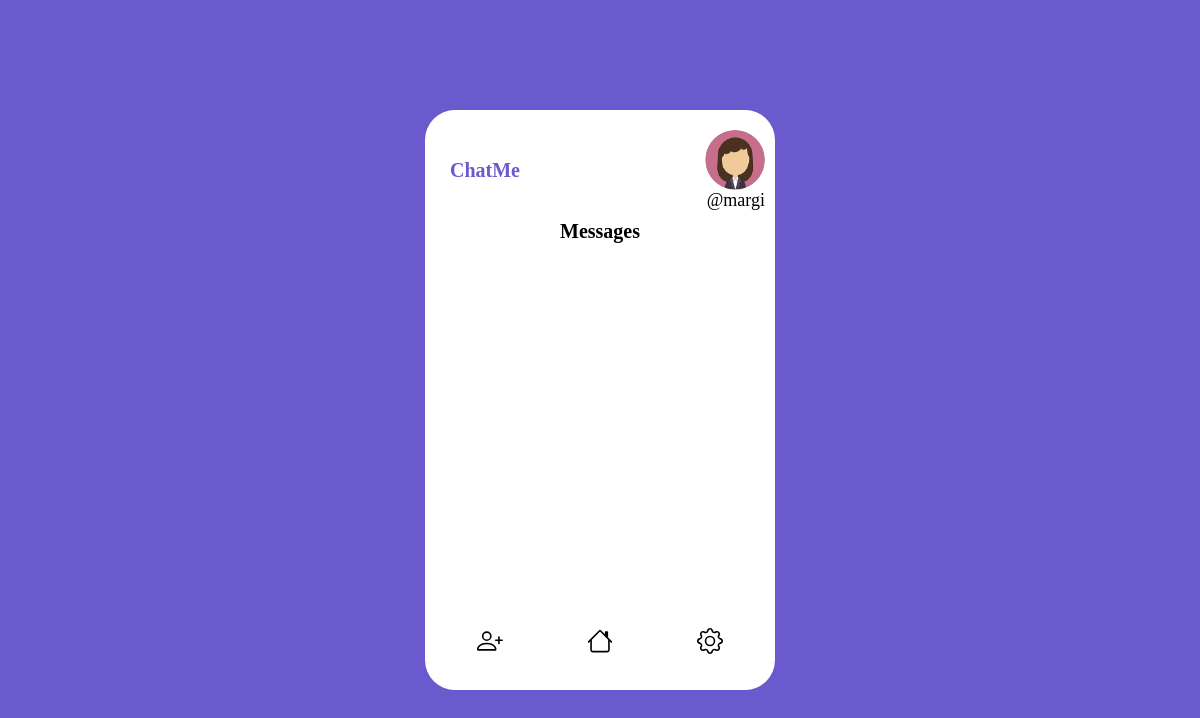
Page /chats/ (signed in) on the earlier database version.
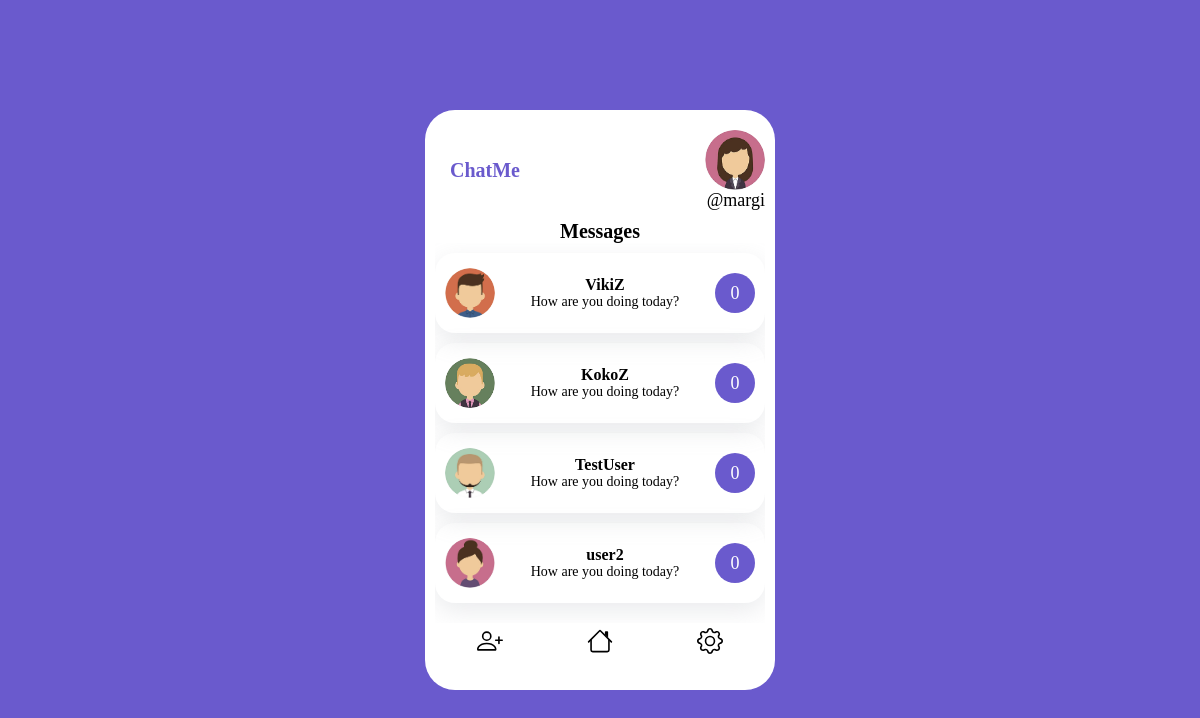
Same page on the later database version.
### mychatapp/models.py (models this page shows, shortened)
class Profile(models.Model):
    user = models.OneToOneField(User, on_delete=models.CASCADE)
    name = models.CharField(max_length=100)
    pic = models.ImageField(upload_to="img", blank=True, null=True)
    friends = models.ManyToManyField('Friend')

class Friend(models.Model):
    friend_profile = models.OneToOneField(Profile, on_delete=models.CASCADE , default="")

### mychatapp/views.py (the view)
# urls.py: path('' , views.index , name = "index"),
def index(request):
    user = request.user.profile
    friends = user.friends.all()
    form = MessageForm()
    context = {"user": user, "friends": friends , "form":form}
    return render(request, "mychatapp/index.html", context)

### mychatapp/templates/mychatapp/index.html (shortened to what this page needs)
{% extends "mychatapp/base.html" %}
{% block content %}
<div class="chat-container">
    <div class="main">
      <div class="logo">
        ChatMe
      </div>
      <div class="sub-main">
        <div class="main-user">
          <img src="{{user.pic.url}}" alt="profile picture" />
        </div>
        <p>@{{request.user.username}}</p>
      </div>
    </div>
    <div class="header">Messages</div>
    <div class="friends-container">
      {% for friend in friends %}
      <a href= " {% url 'detail' friend.friend_profile.id %} " style="color:black; text-decoration: none">
      <div class="friends">
        <div class="pic">
          <img src="{{friend.friend_profile.pic.url}}" , alt="" />
        </div>
        <div class="name">
          <h4>{{friend.friend_profile.name}}</h4>
          <p>How are you doing today?</p>
        </div>
        <div class="time_new_msg">
   <div class="msg">0</div>
        </div>
      </div>
  </a>
  {% endfor %}
    </div>
    <div class="footer">
      <div>
      </div>
      <div>
      </div>
      <div>
      </div>
    </div>
  </div>
{% endblock %}

### mychatapp/templates/mychatapp/base.html (shortened to what this page needs)
<!DOCTYPE html>
{% load static %}
<html lang="en">
<head>
    <link rel="stylesheet" href="{% static 'css/style.css' %}">
</head>
<body>
    {% block content %}{% endblock %}
</body>
</html>

### mychatapp/static/css/style.css (style rules this page uses)
* { padding: 0px; margin: 0px; box-sizing: border-box; font-family: Poppins; }
body { width: 100%; height: 100vh; display: flex; align-items: center; justify-content: center; background-color: slateblue; font-family: Poppins; }
.logo { width: 100px; height: 100px; display: flex; align-items: center; justify-content: center; font-size: 20px; font-weight: bold; color: slateblue; line-height: 20px; }
.main { width: 100%; height: auto; display: flex; align-items: center; justify-content: space-between; }
img { object-fit: cover; height: 100%; width: 100%; border-radius: 50%; }
.chat-container, .chat-container2 { width: 350px; height: 580px; background-color: white; border-radius: 30px; padding: 10px 10px }
.sub-main { width: 200px; display: flex; align-items: flex-end; justify-content: center; flex-direction: column; }
.sub-main p { font-size: 18px; }
.main-user { width: 60px; height: 60px; float: right; border-radius: 50%; }
.header { width: 100%; height: auto; display: flex; align-items: center; justify-content: center; font-size: 20px; font-weight: bold; }
.friends-container { width: 100%; height: 380px; overflow: auto; }
.friends { width: 100%; height: 80px; box-shadow: rgba(149, 157, 165, 0.2) 0px 8px 24px; border-radius: 20px; display: flex; align-items: center; justify-content: space-between; margin-top: 10px; padding: 0px 10px; }
.pic, .pro-pic { width: 50px; height: 50px; border-radius: 50%; }
.name { flex-grow: 2; display: flex; align-items: center; justify-content: center; flex-direction: column; }
.name p { font-size: 14px; }
.time_new_msg { width: auto; height: 50px; display: flex; align-items: center; justify-content: center; flex-direction: column; }
.msg { width: 40px; height: 40px; background-color: slateblue; border-radius: 50%; text-align: center; color: white; display: flex; align-items: center; justify-content: center; font-size: 18px; }
.footer { width: 100%; height: 40px; display: flex; align-items: center; justify-content: space-around; }
svg { cursor: pointer; }

Differences in the rows shown:
added Friend: friend_profile.pic (picture), friend_profile.name "VikiZ"
added Friend: friend_profile.pic (picture), friend_profile.name "KokoZ"
added Friend: friend_profile.pic (picture), friend_profile.name "TestUser"
added Friend: friend_profile.pic (picture), friend_profile.name "user2"
